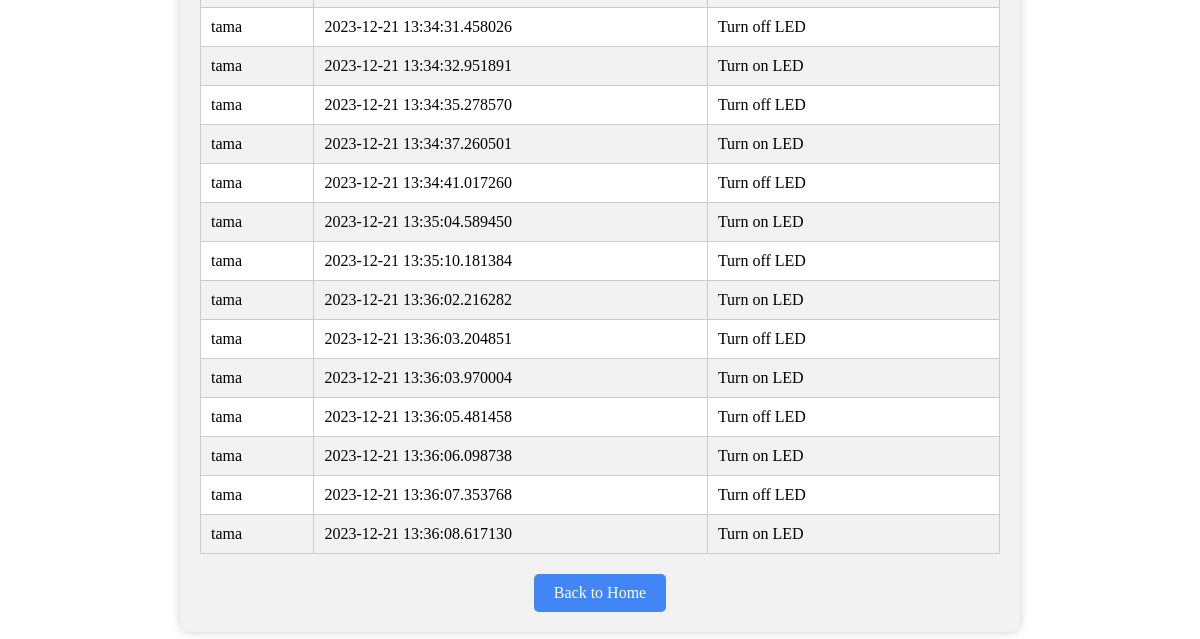
The page /logs (signed in, lower part) on the database as committed earlier.
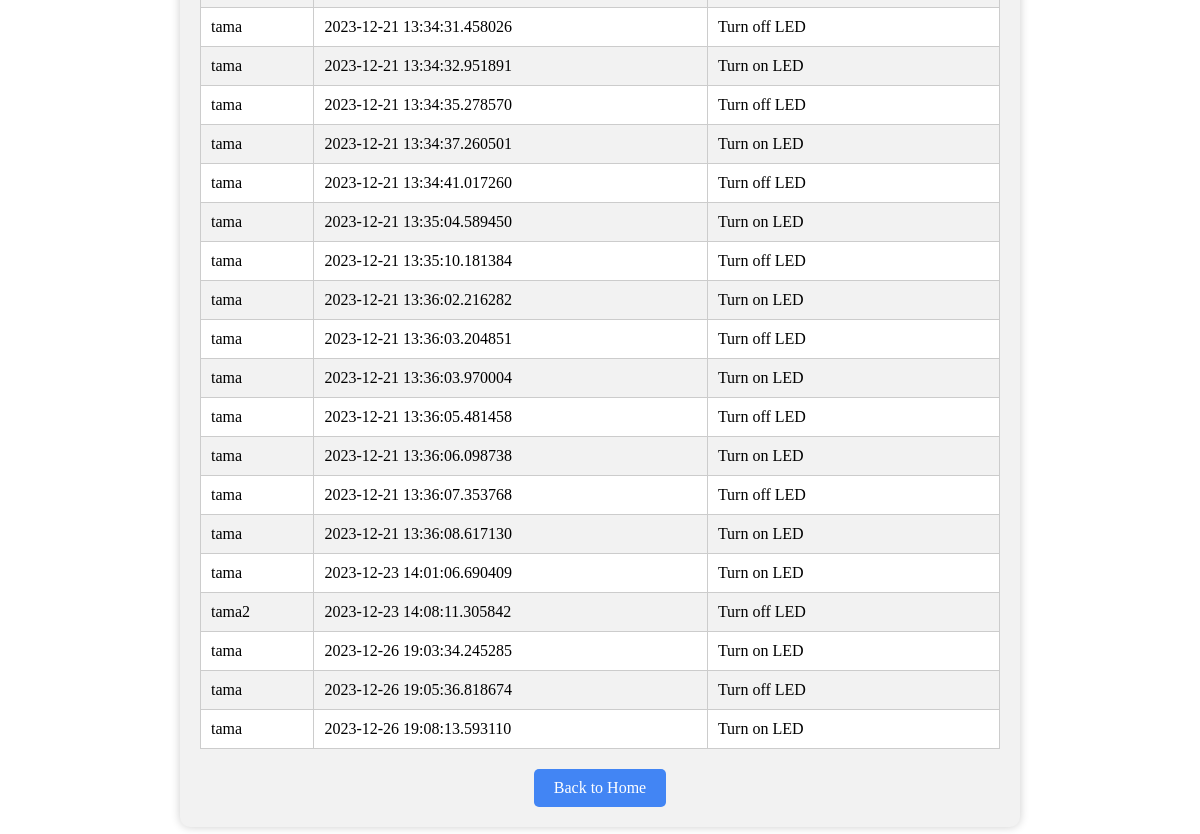
The same page on the database as committed later.
### models.py (models this page shows, shortened)
class Logs(db.Model):
    id = db.Column(db.Integer, primary_key=True)
    username = db.Column(db.String(20), nullable=False)
    timestamp = db.Column(db.DateTime, nullable=False, default=datetime.now)
    action = db.Column(db.String(255), nullable=False)

### ard.py (the view)
@app.route('/logs', methods=['GET', 'POST'])
def view_logs():
    if 'logged_in' in session and session['role'] == 'admin':
        logs = Logs.query.all()
        logs_with_details = []
        for log in logs:
            username = log.username
            timestamp = log.timestamp
            action = log.action
            logs_with_details.append({
                'username': username,
                'timestamp': timestamp,
                'action': action
            })
        return render_template('logs.html', logs=logs_with_details)
    else:
        return redirect(url_for('login'))

### templates/logs.html (shortened to what this page needs)
<!DOCTYPE html>
<html>
<head>
    <link rel="stylesheet" type="text/css" href="{{url_for('static', filename='table.css')}}">
    <link rel="stylesheet" type="text/css" href="https://cdn.datatables.net/1.11.5/css/jquery.dataTables.css">
</head>
<body>
    <div class="container">
        <table class="logs-table">
            <tbody>
                {% for log in logs %}
                    <tr>
                        <td>{{ log.username }}</td>
                        <td>{{ log.timestamp }}</td>
                        <td>{{ log.action }}</td>
                    </tr>
                {% endfor %}
            </tbody>
        </table>
        <a href="/login">Back to Home</a>
    </div>
</body>
</html>

### static/table.css (style rules this page uses)
.container { max-width: 800px; margin: 0 auto; padding: 20px; text-align: center; background-color: #f2f2f2; border-radius: 10px; box-shadow: 0px 0px 10px rgba(0, 0, 0, 0.2); }
.logs-table { width: 100%; border-collapse: collapse; margin-top: 20px; }
.logs-table tbody tr:nth-child(even) { background-color: #f2f2f2; }
.logs-table tbody tr:nth-child(odd) { background-color: #fff; }
a { display: inline-block; margin-top: 20px; padding: 10px 20px; text-decoration: none; background-color: #4285f4; color: white; border-radius: 5px; transition: background-color 0.3s, transform 0.2s; }

Rows that differ between the two databases and show on the page:
added Logs: username "tama", timestamp "2023-12-23 14:01:06.690409", action "Turn on LED"
added Logs: username "tama2", timestamp "2023-12-23 14:08:11.305842", action "Turn off LED"
added Logs: username "tama", timestamp "2023-12-26 19:03:34.245285", action "Turn on LED"
added Logs: username "tama", timestamp "2023-12-26 19:05:36.818674", action "Turn off LED"
added Logs: username "tama", timestamp "2023-12-26 19:08:13.593110", action "Turn on LED"
